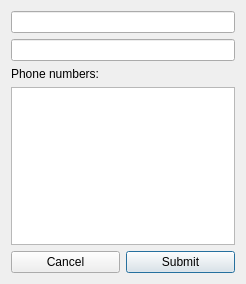
<?xml version="1.0" encoding="UTF-8"?>
<ui version="4.0">
 <class>Edit</class>
 <widget class="QDialog" name="Edit">
  <property name="geometry">
   <rect>
    <x>0</x>
    <y>0</y>
    <width>246</width>
    <height>284</height>
   </rect>
  </property>
  <property name="windowTitle">
   <string>Dialog</string>
  </property>
  <layout class="QGridLayout" name="gridLayout">
   <item row="4" column="1">
    <widget class="QPushButton" name="pushButton">
     <property name="text">
      <string>Submit</string>
     </property>
     <property name="default">
      <bool>true</bool>
     </property>
    </widget>
   </item>
   <item row="1" column="0" colspan="2">
    <widget class="QLineEdit" name="lineEdit_2"/>
   </item>
   <item row="3" column="0" colspan="2">
    <widget class="QListWidget" name="listWidget"/>
   </item>
   <item row="0" column="0" colspan="2">
    <widget class="QLineEdit" name="lineEdit"/>
   </item>
   <item row="4" column="0">
    <widget class="QPushButton" name="pushButton_2">
     <property name="text">
      <string>Cancel</string>
     </property>
    </widget>
   </item>
   <item row="2" column="0">
    <widget class="QLabel" name="label">
     <property name="text">
      <string>Phone numbers:</string>
     </property>
    </widget>
   </item>
  </layout>
 </widget>
 <resources/>
 <connections/>
</ui>
